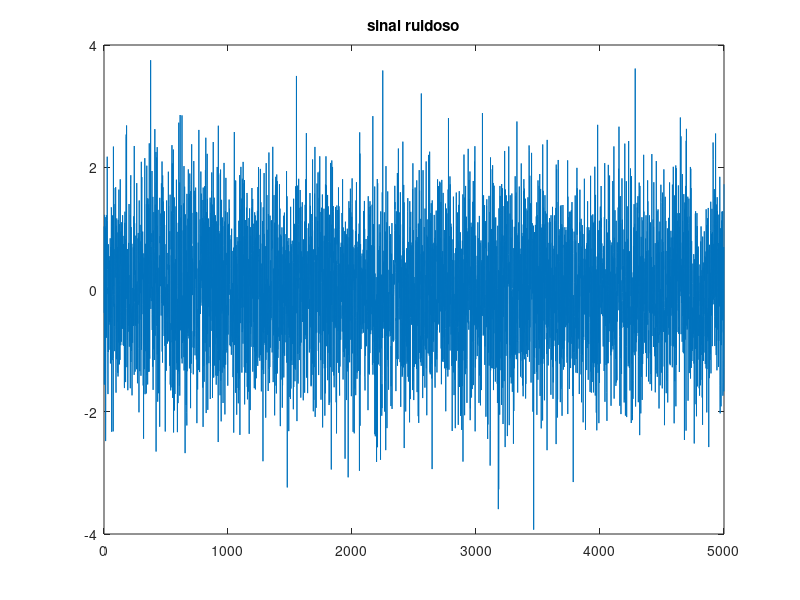

MATLAB code to generate this figure:
% exemplo 3
A = [1 2 3 4 5 6 7]           %linha 1
B = mean(A)                   %linha 2
C = std(A)                    %linha 3
pause                         %linha 4
RUIDOSO = randn(1, 5000);     %linha 5
figure(gcf)                   %linha 6
plot(RUIDOSO)                 %linha 7
title('sinal ruidoso')        %linha 8
pause                         %linha 9
MEDIA_RUIDOSO = mean(RUIDOSO) %linha 10
DP_RUIDOSO = std(RUIDOSO)     %linha 11
pause                         %linha 12
MAISRUIDO = 5*randn(1 ,5000); %linha 13
MEDIA = mean(MAISRUIDO)       %linha 14
DP = std(MAISRUIDO)           %linha 15